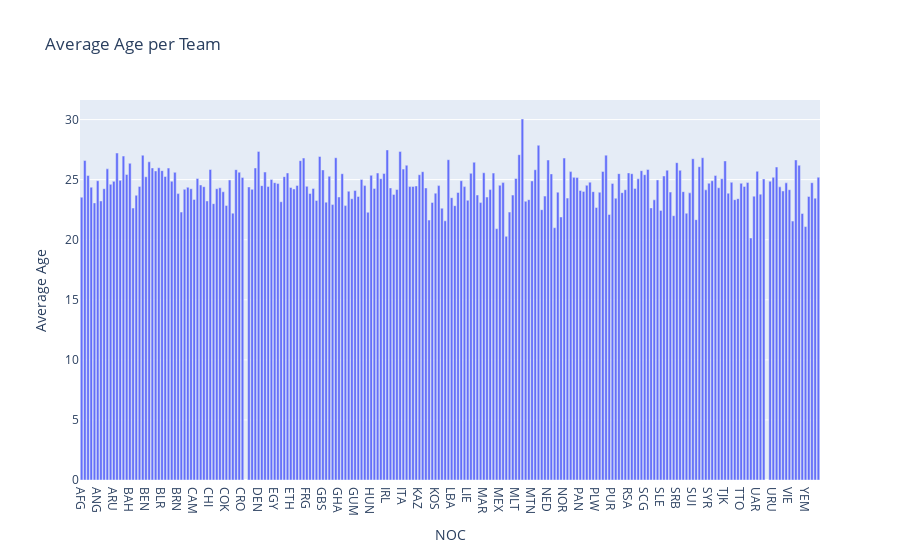

Notebook cell for this chart:
### Code cell
avg_age = df.groupby('NOC')['Age'].mean().reset_index()

fig = px.bar(avg_age, x='NOC', y='Age',
             title='Average Age per Team',
             labels={'Age': 'Average Age'})
fig.show()

### Figure 1 — Plotly figure (JSON) as saved in the notebook; plotly's stock layout.template omitted (floating-point values rounded to 4 significant figures; data arrays with more than 128 entries replaced by an {"elided": "..."} marker saying what was removed)
{"data": [{"alignmentgroup": "True", "hovertemplate": "NOC=%{x}<br>Average Age=%{y}<extra></extra>", "legendgroup": "", "marker": {"color": "#636efa", "pattern": {"shape": ""}}, "name": "", "offsetgroup": "", "orientation": "v", "showlegend": false, "textposition": "auto", "type": "bar", "x": {"elided": "230 str values"}, "xaxis": "x", "y": {"elided": "230 float values"}, "yaxis": "y"}], "layout": {"autosize": true, "barmode": "relative", "legend": {"tracegroupgap": 0}, "title": {"text": "Average Age per Team"}, "xaxis": {"anchor": "y", "autorange": true, "domain": [0, 1], "range": [-0.5, 229.5], "title": {"text": "NOC"}, "type": "category"}, "yaxis": {"anchor": "x", "autorange": true, "domain": [0, 1], "range": [0, 31.63], "title": {"text": "Average Age"}, "type": "linear"}}}
